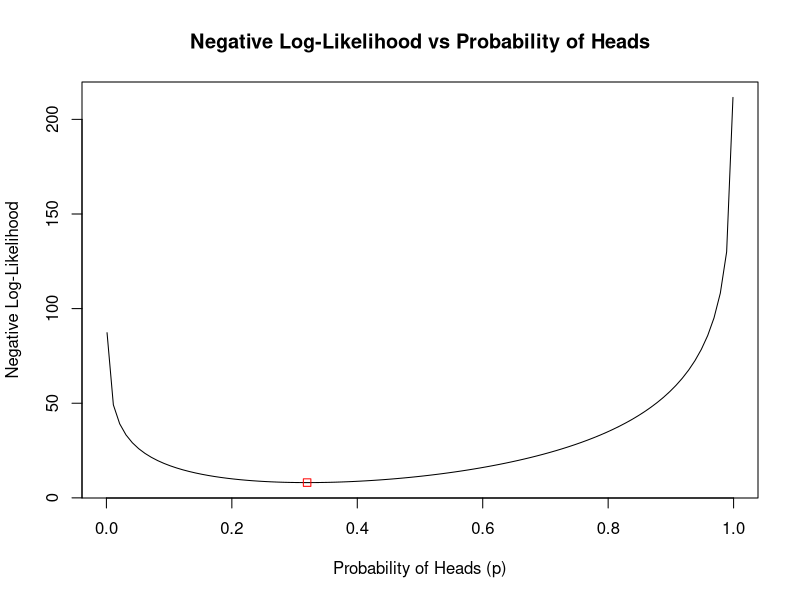

This figure's R source:
## ---- chunk 1
neglogLikelihood <- function(p, n, x) {
  # compute density for each data element in x
  logF <- dbinom(x, n, prob = p, log = TRUE)
  return(-sum(logF)) # return negative log-likelihood
}


# Function that runs optim and outputs negative log likelihood
run_optim_mle <- function(p_vals, n, x, method = "L-BFGS-B",
                          lower = 0.001, upper = 0.999) {
  # Storage for results
  results <- list()

  # Run optim for each starting value in p_vals
  for (i in seq_along(p_vals)) {
    p_init <- p_vals[i]

    # Run optimization
    optim_result <- optim(p_init, neglogLikelihood, gr = NULL, n, x,
                          method = method, lower = lower, upper = upper)

    # Store results
    results[[i]] <- list(
      p_init = p_init,
      p_optimal = optim_result$par,
      neglogL = optim_result$value,
      convergence = optim_result$convergence
    )
  }

  # Find the best result (minimum negative log likelihood)
  neglogL_values <- sapply(results, function(x) x$neglogL)
  best_index <- which.min(neglogL_values)

  return(list(
    all_results = results,
    best_result = results[[best_index]],
    best_p = results[[best_index]]$p_optimal,
    best_neglogL = results[[best_index]]$neglogL
  ))
}
## ---- chunk 2

n <- 10 # number of coin tosses
x <- c(3, 2, 4, 5, 2) # number of heads observed

p_init <- 0.5 # initial value of the probability

# Example usage with multiple starting values
p_starts <- c(0.1, 0.3, 0.5, 0.7, 0.9)
mle_results <- run_optim_mle(p_starts, n, x)

# Print best result
cat("Best p estimate:", mle_results$best_p, "\n")
cat("Best negative log-likelihood:", mle_results$best_neglogL, "\n")

# Show all results
for (i in seq_along(mle_results$all_results)) {
  result <- mle_results$all_results[[i]]
  cat("Starting p:", result$p_init, "-> Optimal p:", result$p_optimal,
      "NegLogL:", result$neglogL, "Converged:", result$convergence == 0, "\n")
}
## ---- chunk 3
# Create a sequence of p values from 0.001 to 0.999
p_seq <- seq(0.001, 0.999, length.out = 100)
neglogL_values <- sapply(p_seq, function(p) neglogLikelihood(p, n, x))
plot(p_seq, neglogL_values, type = "l", xlab = "Probability of Heads (p)",
     ylab = "Negative Log-Likelihood",
     main = "Negative Log-Likelihood vs Probability of Heads")
# Overlay the MLE
points(mle_results$best_p, mle_results$best_neglogL, col = "red", pch = 0)
